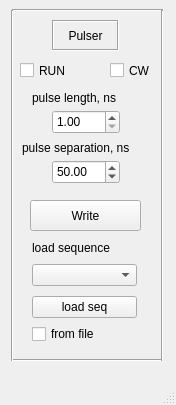
<?xml version="1.0" encoding="UTF-8"?>
<ui version="4.0">
 <class>MainWindow</class>
 <widget class="QMainWindow" name="MainWindow">
  <property name="geometry">
   <rect>
    <x>0</x>
    <y>0</y>
    <width>176</width>
    <height>405</height>
   </rect>
  </property>
  <property name="minimumSize">
   <size>
    <width>176</width>
    <height>405</height>
   </size>
  </property>
  <property name="maximumSize">
   <size>
    <width>176</width>
    <height>405</height>
   </size>
  </property>
  <property name="windowTitle">
   <string>DTG</string>
  </property>
  <widget class="QWidget" name="centralwidget">
   <widget class="Line" name="line_4">
    <property name="geometry">
     <rect>
      <x>12</x>
      <y>0</y>
      <width>151</width>
      <height>20</height>
     </rect>
    </property>
    <property name="orientation">
     <enum>Qt::Horizontal</enum>
    </property>
   </widget>
   <widget class="QLabel" name="label_5">
    <property name="geometry">
     <rect>
      <x>52</x>
      <y>20</y>
      <width>67</width>
      <height>31</height>
     </rect>
    </property>
    <property name="frameShape">
     <enum>QFrame::Box</enum>
    </property>
    <property name="frameShadow">
     <enum>QFrame::Sunken</enum>
    </property>
    <property name="text">
     <string>Pulser</string>
    </property>
    <property name="alignment">
     <set>Qt::AlignCenter</set>
    </property>
   </widget>
   <widget class="Line" name="line">
    <property name="geometry">
     <rect>
      <x>12</x>
      <y>350</y>
      <width>151</width>
      <height>20</height>
     </rect>
    </property>
    <property name="orientation">
     <enum>Qt::Horizontal</enum>
    </property>
   </widget>
   <widget class="Line" name="line_3">
    <property name="geometry">
     <rect>
      <x>152</x>
      <y>10</y>
      <width>20</width>
      <height>351</height>
     </rect>
    </property>
    <property name="orientation">
     <enum>Qt::Vertical</enum>
    </property>
   </widget>
   <widget class="QDoubleSpinBox" name="doubleSpinBox_pulsesep">
    <property name="geometry">
     <rect>
      <x>52</x>
      <y>160</y>
      <width>68</width>
      <height>24</height>
     </rect>
    </property>
    <property name="minimum">
     <double>5.000000000000000</double>
    </property>
    <property name="maximum">
     <double>200.000000000000000</double>
    </property>
    <property name="value">
     <double>50.000000000000000</double>
    </property>
   </widget>
   <widget class="QCheckBox" name="checkBox_run">
    <property name="geometry">
     <rect>
      <x>20</x>
      <y>60</y>
      <width>51</width>
      <height>21</height>
     </rect>
    </property>
    <property name="text">
     <string>RUN</string>
    </property>
   </widget>
   <widget class="QWidget" name="layoutWidget_2">
    <property name="geometry">
     <rect>
      <x>32</x>
      <y>260</y>
      <width>105</width>
      <height>89</height>
     </rect>
    </property>
    <layout class="QVBoxLayout" name="verticalLayout">
     <item>
      <widget class="QComboBox" name="comboBox_load"/>
     </item>
     <item>
      <layout class="QVBoxLayout" name="verticalLayout_2">
       <item>
        <widget class="QPushButton" name="pushButton_load">
         <property name="text">
          <string>load seq</string>
         </property>
        </widget>
       </item>
       <item>
        <widget class="QCheckBox" name="checkBox_from_file">
         <property name="text">
          <string>from file</string>
         </property>
        </widget>
       </item>
      </layout>
     </item>
    </layout>
   </widget>
   <widget class="QDoubleSpinBox" name="doubleSpinBox_pulselen">
    <property name="geometry">
     <rect>
      <x>52</x>
      <y>110</y>
      <width>68</width>
      <height>24</height>
     </rect>
    </property>
    <property name="minimum">
     <double>1.000000000000000</double>
    </property>
    <property name="maximum">
     <double>150.000000000000000</double>
    </property>
   </widget>
   <widget class="QLabel" name="label_pulsesep">
    <property name="geometry">
     <rect>
      <x>22</x>
      <y>140</y>
      <width>141</width>
      <height>16</height>
     </rect>
    </property>
    <property name="text">
     <string>pulse separation, ns</string>
    </property>
   </widget>
   <widget class="Line" name="line_2">
    <property name="geometry">
     <rect>
      <x>2</x>
      <y>10</y>
      <width>20</width>
      <height>351</height>
     </rect>
    </property>
    <property name="orientation">
     <enum>Qt::Vertical</enum>
    </property>
   </widget>
   <widget class="QLabel" name="label_load">
    <property name="geometry">
     <rect>
      <x>32</x>
      <y>240</y>
      <width>101</width>
      <height>16</height>
     </rect>
    </property>
    <property name="text">
     <string>load sequence</string>
    </property>
   </widget>
   <widget class="QLabel" name="label_pulselen">
    <property name="geometry">
     <rect>
      <x>32</x>
      <y>90</y>
      <width>111</width>
      <height>16</height>
     </rect>
    </property>
    <property name="text">
     <string>pulse length, ns</string>
    </property>
   </widget>
   <widget class="QPushButton" name="pushButton_write">
    <property name="geometry">
     <rect>
      <x>30</x>
      <y>200</y>
      <width>111</width>
      <height>31</height>
     </rect>
    </property>
    <property name="text">
     <string>Write</string>
    </property>
   </widget>
   <widget class="QCheckBox" name="checkBox_continuous">
    <property name="geometry">
     <rect>
      <x>110</x>
      <y>60</y>
      <width>41</width>
      <height>21</height>
     </rect>
    </property>
    <property name="text">
     <string>CW</string>
    </property>
   </widget>
  </widget>
  <widget class="QMenuBar" name="menubar">
   <property name="geometry">
    <rect>
     <x>0</x>
     <y>0</y>
     <width>176</width>
     <height>21</height>
    </rect>
   </property>
  </widget>
  <widget class="QStatusBar" name="statusbar"/>
 </widget>
 <resources/>
 <connections/>
</ui>
